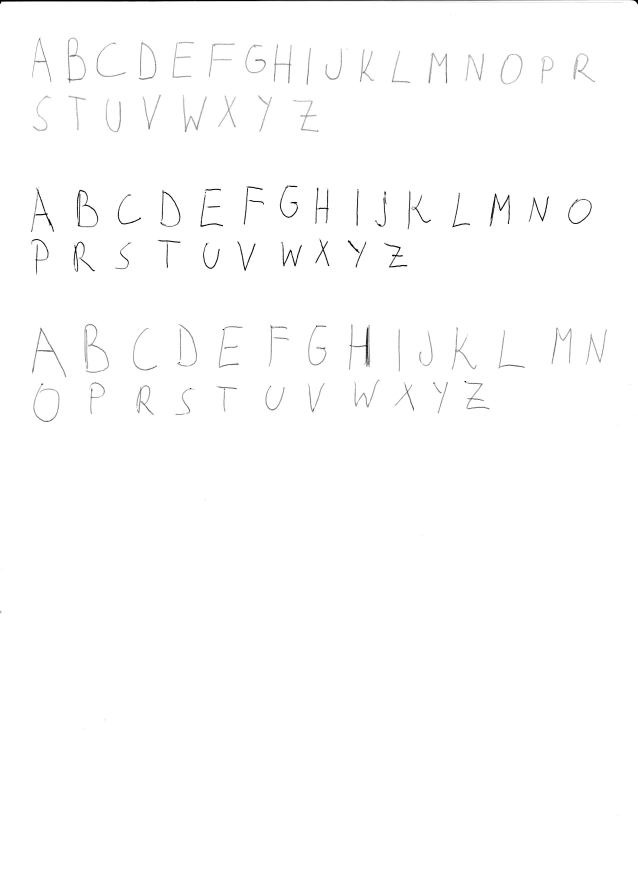
#> input picture letter-classifier-approach/test-pictures/scan0005.png, 2550 x 3507 px (shown at 1/4 size)
$ python character-segmentation.py   (older library calls are emulated)
#> lines starting #> are read from the running program, lines starting #| are printed output that depends on the picture; after the words box and inside, x2 and y2 are one past the last pixel; in counts of white or black regions, pixels touching at a corner belong together; long printed decimals are rounded
import cv2
import numpy as np
import matplotlib.pyplot as plt
import os

#https://github.com/dishank-b/Character_Segmentation

#------------------Functions------------------#

def showimages():
	cv2.namedWindow('Source Image', cv2.WINDOW_AUTOSIZE)
	cv2.namedWindow('Threshold Image', cv2.WINDOW_AUTOSIZE)
	cv2.namedWindow('Binary Image', cv2.WINDOW_AUTOSIZE)
	# cv2.namedWindow('Contour Image', cv2.WINDOW_NORMAL)
	# cv2.namedWindow('noise_remove Image', cv2.WINDOW_NORMAL)

	cv2.imshow("Source Image", src_img)
	cv2.imshow("Binary Image", bin_img)
	cv2.imshow("Threshold Image", final_thr)
	# cv2.imshow("Contour Image", final_contr)
	# cv2.imshow('noise_remove Image', noise_remove)

	# plt.show()


def closewindows():
	k = cv2.waitKey(0)
	if k & 0xFF == ord('s'):
		comment = input("Comment:-\n ")
		cv2.imwrite('./character-segmentation-results/'+comment+'_thres'+'.jpg',final_thr)
		cv2.imwrite('./character-segmentation-results/'+comment+'_src'+'.jpg',src_img)
		cv2.imwrite('./character-segmentation-results/'+comment+'_contr'+'.jpg',final_contr)
		print("Completed")
	elif k & 0xFF == int(27):
		cv2.destroyAllWindows()
	else:
		closewindows()

def line_array(array):
	list_x_upper = []
	list_x_lower = []
	for y in range(5, len(array)-5):
		s_a, s_p = strtline(y, array)
		e_a, e_p = endline(y, array)
		if s_a>=7 and s_p>=5:
			list_x_upper.append(y)
			# bin_img[y][:] = 255
		if e_a>=5 and e_p>=7:
			list_x_lower.append(y)
			# bin_img[y][:] = 255
	return list_x_upper, list_x_lower

def strtline(y, array):
	count_ahead = 0
	count_prev = 0
	for i in array[y:y+10]:
		if i > 3:
			count_ahead+= 1
	for i in array[y-10:y]:
		if i==0:
			count_prev += 1
	return count_ahead, count_prev

def endline(y, array):
	count_ahead = 0
	count_prev = 0
	for i in array[y:y+10]:
		if i==0:
			count_ahead+= 1
	for i in array[y-10:y]:
		if i >3:
			count_prev += 1
	return count_ahead, count_prev

def endline_word(y, array, a):
	count_ahead = 0
	count_prev = 0
	for i in array[y:y+2*a]:
		if i < 2:
			count_ahead+= 1
	for i in array[y-a:y]:
		if i > 2:
			count_prev += 1
	return count_prev ,count_ahead

def end_line_array(array, a):
	list_endlines = []
	for y in range(len(array)):
		e_p, e_a = endline_word(y, array, a)
		# print(e_p, e_a)
		if e_a >= int(1.5*a) and e_p >= int(0.7*a):
			list_endlines.append(y)
	return list_endlines

def refine_endword(array):
	refine_list = []
	for y in range(len(array)-1):
		if array[y]+1 < array[y+1]:
			refine_list.append(array[y])
	#modify
	if len(array) > 0:
		refine_list.append(array[-1])
	return refine_list


def refine_array(array_upper, array_lower):
	upperlines = []
	lowerlines = []
	for y in range(len(array_upper)-1):
		if array_upper[y] + 5 < array_upper[y+1]:
			upperlines.append(array_upper[y]-10)
	for y in range(len(array_lower)-1):
		if array_lower[y] + 5 < array_lower[y+1]:
			lowerlines.append(array_lower[y]+10)

	upperlines.append(array_upper[-1]-10)
	lowerlines.append(array_lower[-1]+10)

	return upperlines, lowerlines

def letter_width(contours):
	letter_width_sum = 0
	count = 0
	for cnt in contours:
		if cv2.contourArea(cnt) > 20:
			x,y,w,h = cv2.boundingRect(cnt)
			letter_width_sum += w
			count += 1

	return letter_width_sum/count


def end_wrd_dtct(lines, i, bin_img, mean_lttr_width):
	count_y = np.zeros(shape = width)
	for x in range(width):
		for y in range(lines[i][0],lines[i][1]):
			if bin_img[y][x] == 255:
				count_y[x] += 1
	end_lines = end_line_array(count_y, int(mean_lttr_width))
	# print(end_lines)
	endlines = refine_endword(end_lines)
	for x in endlines:
		final_thr[lines[i][0]:lines[i][1], x] = 255
	return endlines

def letter_seg(lines_img, x_lines, i):
	copy_img = lines_img[i].copy()
	x_linescopy = x_lines[i].copy()

	letter_img = []
	letter_k = []

	#chalu_img, contours, hierarchy = cv2.findContours(copy_img,cv2.RETR_EXTERNAL,cv2.CHAIN_APPROX_SIMPLE)
	contours, hierarchy = cv2.findContours(copy_img,cv2.RETR_EXTERNAL,cv2.CHAIN_APPROX_SIMPLE)
	for cnt in contours:
		if cv2.contourArea(cnt) > 80: #modify size
			x,y,w,h = cv2.boundingRect(cnt)
			# letter_img.append(lines_img[i][y:y+h, x:x+w])
			letter_k.append((x,y,w,h))

	letter = sorted(letter_k, key=lambda student: student[0])
	# print(letter)

	word = 1
	letter_index = 0
	for e in range(len(letter)):
		if(letter[e][0]<x_linescopy[0]):
			letter_index += 1
			letter_img_tmp = lines_img[i][letter[e][1]-5:letter[e][1]+letter[e][3]+5,letter[e][0]-5:letter[e][0]+letter[e][2]+5]
			letter_img = cv2.resize(letter_img_tmp, dsize =(28, 28), interpolation = cv2.INTER_AREA)
			cv2.imwrite('./character-segmentation-results/'+str(i+1)+'_'+str(word)+'_'+str(letter_index)+'.png', letter_img) #255-letter_img for inverting
		else:
			x_linescopy.pop(0)
			word += 1
			letter_index = 1
			letter_img_tmp = lines_img[i][letter[e][1]-5:letter[e][1]+letter[e][3]+5,letter[e][0]-5:letter[e][0]+letter[e][2]+5]
			letter_img = cv2.resize(letter_img_tmp, dsize =(28, 28), interpolation = cv2.INTER_AREA)
			cv2.imwrite('./character-segmentation-results/'+str(i+1)+'_'+str(word)+'_'+str(letter_index)+'.png', letter_img)
			# print(letter[e][0],x_linescopy[0], word)


#------------------/Functions-----------------#


#-------------Thresholding Image--------------#


print("\n........Program Initiated.......\n")
src_img= cv2.imread('./test-pictures/scan0005.png', 1)
#> src_img is the input picture: shape (3507, 2550, 3); min 0, max 255, mean 253.3
copy = src_img.copy()
height = src_img.shape[0]
width = src_img.shape[1]


print("\n Resizing Image........")
src_img = cv2.resize(copy, dsize =(1320, int(1320*height/width)), interpolation = cv2.INTER_AREA)
#> src_img: shape (1815, 1320, 3)

height = src_img.shape[0]
width = src_img.shape[1]

print("#---------Image Info:--------#")
print("\tHeight =",height,"\n\tWidth =",width)
#| 	Height = 1815
#| 	Width = 1320
print("#----------------------------#")

grey_img = cv2.cvtColor(src_img, cv2.COLOR_BGR2GRAY)

print("Applying Adaptive Threshold with kernel :- 21 X 21")
bin_img = cv2.adaptiveThreshold(grey_img,255,cv2.ADAPTIVE_THRESH_MEAN_C,cv2.THRESH_BINARY_INV,21,20)
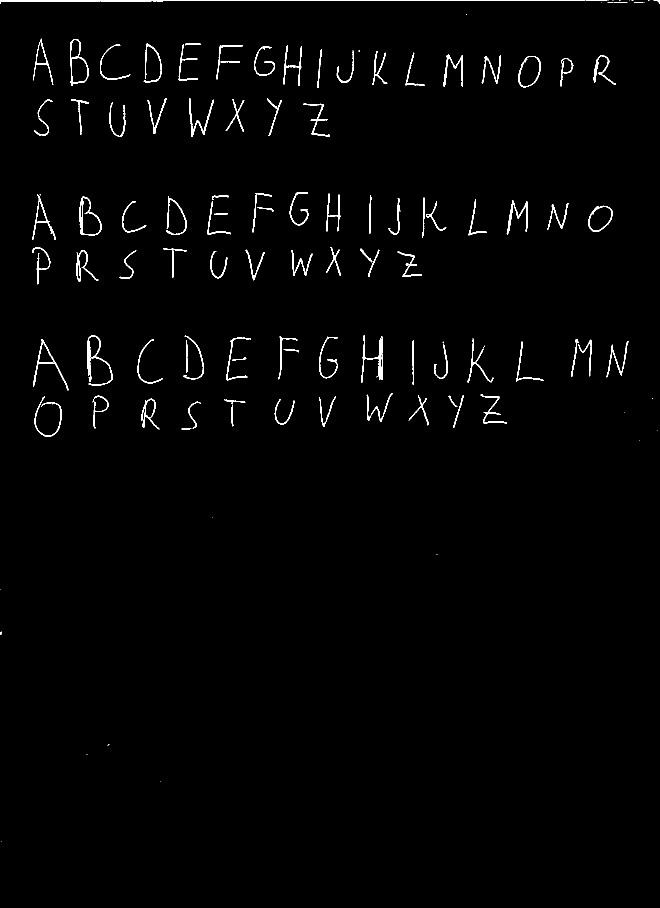
#> bin_img: shape (1815, 1320) (shown at 1/2 size); 1.3% white in thin lines or dots
bin_img1 = bin_img.copy()
bin_img2 = bin_img.copy()

kernel = cv2.getStructuringElement(cv2.MORPH_ELLIPSE,(3,3))
kernel1 = np.array([[1,0,1],[0,1,0],[1,0,1]], dtype = np.uint8)
# final_thr = cv2.morphologyEx(bin_img, cv2.MORPH_OPEN, kernel)
# final_thr = cv2.dilate(bin_img,kernel1,iterations = 1)
print("Noise Removal From Image.........")
final_thr = cv2.morphologyEx(bin_img, cv2.MORPH_CLOSE, kernel)
#> final_thr: shape (1815, 1320); 1.4% white; 127 white regions (35 under 20 px), largest, box (x1, y1, x2, y2) and area: (0, 0, 1170, 8) 2184, (722, 670, 766, 766) 965, (175, 671, 226, 772) 905
contr_retrival = final_thr.copy()

#-------------/Thresholding Image-------------#


#-------------Line Detection------------------#
print("Beginning Character Semenation..............")
count_x = np.zeros(shape= (height))
for y in range(height):
	for x in range(width):
		if bin_img[y][x] == 255 :
			count_x[y] = count_x[y]+1
	# [5 lines of commented-out code are left out]

upper_lines, lower_lines = line_array(count_x)

upperlines, lowerlines = refine_array(upper_lines, lower_lines)

# print(upperlines, lowerlines)
if len(upperlines)==len(lowerlines):
	lines = []
	for y in upperlines:
		final_thr[y][:] = 255
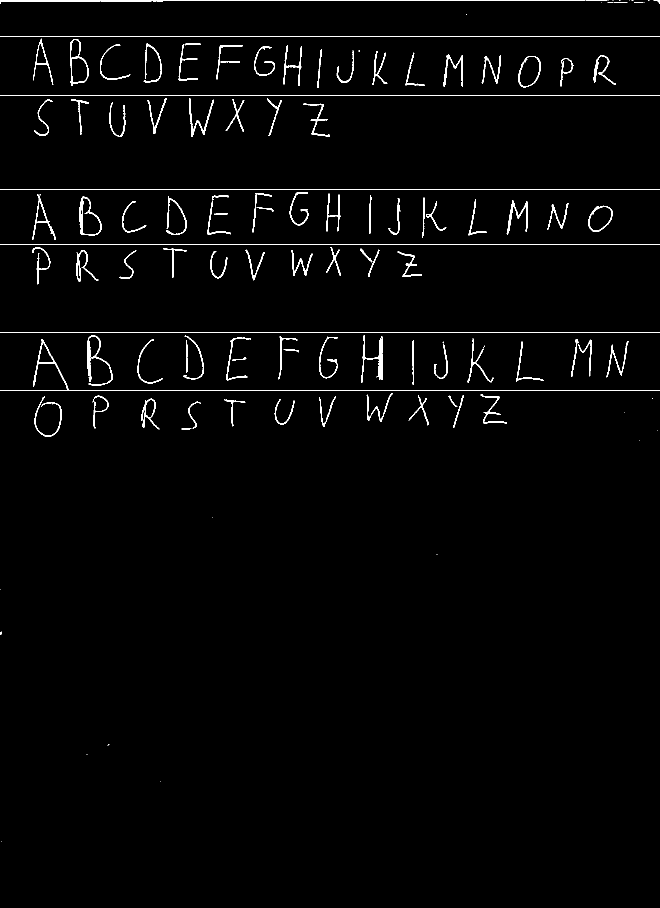
#> final_thr: shape (1815, 1320) (shown at 1/2 size); 1.7% white in thin lines or dots
	for y in lowerlines:
		final_thr[y][:] = 255
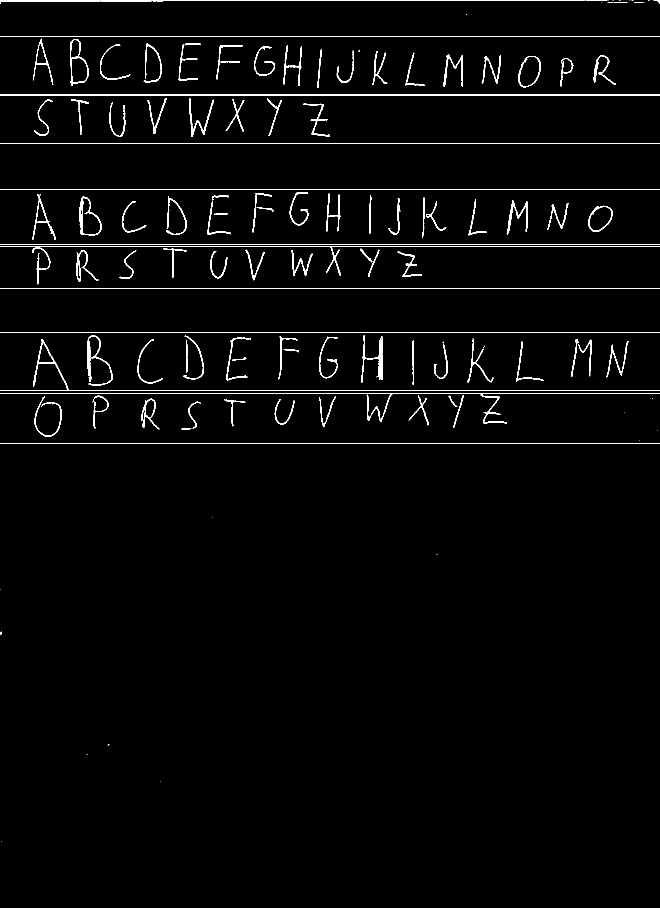
#> final_thr: shape (1815, 1320) (shown at 1/2 size); 2% white in thin lines or dots
	for y in range(len(upperlines)):
		lines.append((upperlines[y], lowerlines[y]))

else:
	print("Too much noise in image, unable to process.\nPlease try with another image. Ctrl-C to exit:- ")
	showimages()
	k = cv2.waitKey(0)
	while 1:
		k = cv2.waitKey(0)
		if k & 0xFF == ord('q'):
			cv2.destroyAllWindows()
			exit()

lines = np.array(lines)

no_of_lines = len(lines)

print("\nGiven Text has   # ",no_of_lines, " #   no. of lines")
#| Given Text has   #  6  #   no. of lines

lines_img = []

for i in range(no_of_lines):
	lines_img.append(bin_img2[lines[i][0]:lines[i][1], :])
#> after the loop, lines_img = 6 items

#-------------/Line Detection-----------------#


#-------------Letter Width Calculation--------#

#contr_img, contours, hierarchy = cv2.findContours(contr_retrival,cv2.RETR_EXTERNAL,cv2.CHAIN_APPROX_SIMPLE)
contours, hierarchy = cv2.findContours(contr_retrival,cv2.RETR_EXTERNAL,cv2.CHAIN_APPROX_SIMPLE)
#> contours = 127 contours, 38 with area under 20; largest, box (x1, y1, x2, y2) and area: (140, 78, 178, 172) 2272, (159, 393, 204, 471) 2262, (1036, 112, 1082, 175) 2076, (1176, 411, 1226, 464) 1811, (175, 671, 226, 772) 1326
final_contr = np.zeros((final_thr.shape[0],final_thr.shape[1],3), dtype = np.uint8)
cv2.drawContours(src_img, contours, -1, (0,255,0), 1)
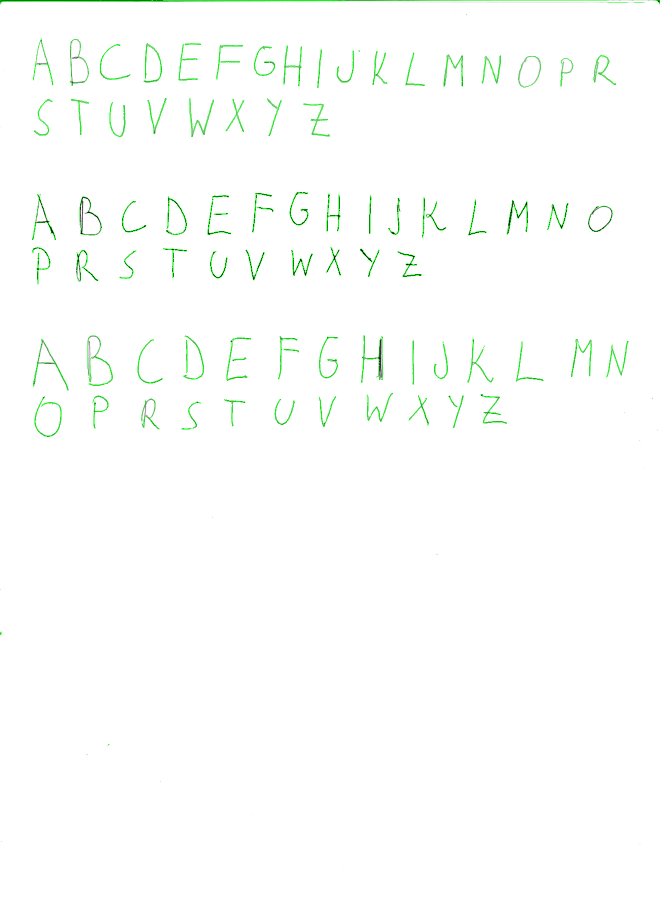
#> src_img: shape (1815, 1320, 3) (shown at 1/2 size); mean B, G, R 251.9, 254.2, 251.9

mean_lttr_width = letter_width(contours)
#> the loop in letter_width, `for cnt in contours:` made 127 passes
#> (x, y, w, h, letter_width_sum) on passes 11, 14, 15, 16, 17, 19, 20: (363, 856, 20, 3, 20), (376, 803, 26, 54, 46), (549, 798, 41, 52, 87), (448, 798, 43, 55, 130), (282, 797, 37, 62, 167), (638, 793, 34, 61, 201), (69, 793, 54, 81, 255)
print("\nAverage Width of Each Letter:- ", mean_lttr_width)
#| Average Width of Each Letter:-  49.955

#-------------/Letter Width Calculation-------#

#--------------Word Detection-----------------#
x_lines = []

for i in range(len(lines_img)):
	x_lines.append(end_wrd_dtct(lines, i, bin_img, mean_lttr_width))
#> this loop made 6 passes

for i in range(len(x_lines)):
	x_lines[i].append(width)

print(x_lines)
#| [[1247, 1320], [674, 1320], [1240, 1320], [857, 1320], [775, 1320], [1026, 1320]]
#-------------/Word Detection-----------------#

#-------------Letter Segmentation-------------#

for i in range(len(lines)):
	letter_seg(lines_img, x_lines, i)
#> this loop made 6 passes
#> pass 1, in letter_seg, `cv2.imwrite('./character-segmentation-results/'+str(i+1)+'_'+str(word)..`:
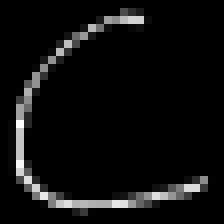
#> saved as 1_1_3.png: shape (28, 28) (shown 8 times larger); min 0, max 253, mean 14.4


#------------\Letter Segmentation-------------#


#-------------Character segmenting------------#

chr_img = bin_img1.copy()

#contr_img, contours, hierarchy = cv2.findContours(chr_img,cv2.RETR_EXTERNAL,cv2.CHAIN_APPROX_SIMPLE)
contours, hierarchy = cv2.findContours(chr_img,cv2.RETR_EXTERNAL,cv2.CHAIN_APPROX_SIMPLE)
# print(len(contours))
# final_contr = np.zeros((final_thr.shape[0],final_thr.shape[1],3), dtype = np.uint8)
# cv2.drawContours(src_img, contours, -1, (0,255,0), 1)

for cnt in contours:
	if cv2.contourArea(cnt) > 20:
		x,y,w,h = cv2.boundingRect(cnt)
		cv2.rectangle(src_img,(x,y),(x+w,y+h),(0,255,0),2)
#> this loop made 132 passes
#> cnt on passes 1, 2, 3, 6, 7, 8, 9, 10: [[2, 1682]], [[320, 1563]], [[173, 1509], [174, 1509]], [[0, 1179]], [[873, 1108], [874, 1108]], [[425, 1034]], [[1279, 881]], [[1314, 860]]
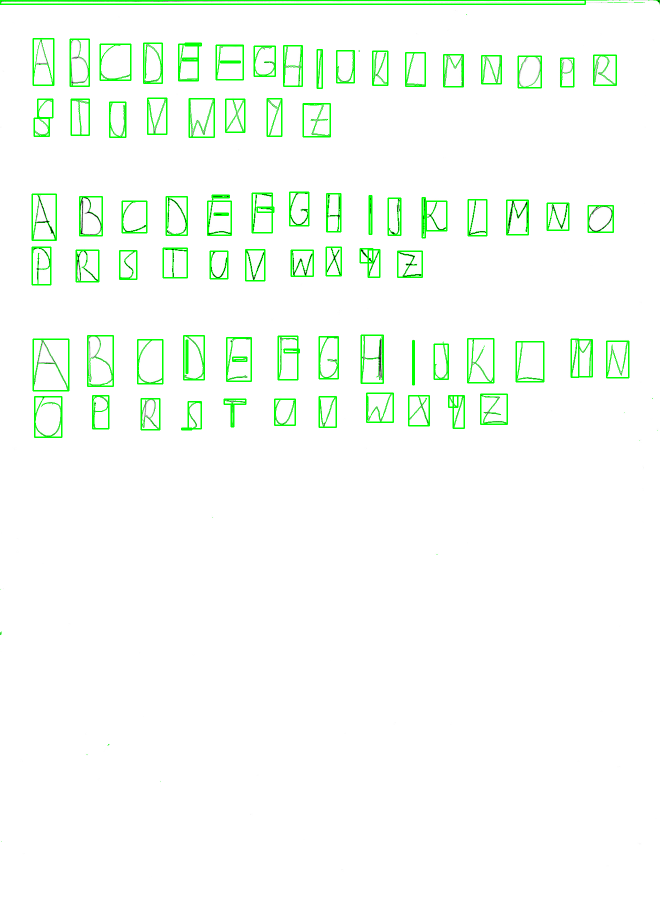
#> src_img: shape (1815, 1320, 3) (shown at 1/2 size); 2.25% of pixels changed, all inside (x1, y1, x2, y2) = (0, 0, 1259, 876)


#-------------/Character segmenting-----------#


#-------------Displaying Image----------------#

showimages()
#> in showimages, `cv2.imshow("Threshold Image", final_thr)`:
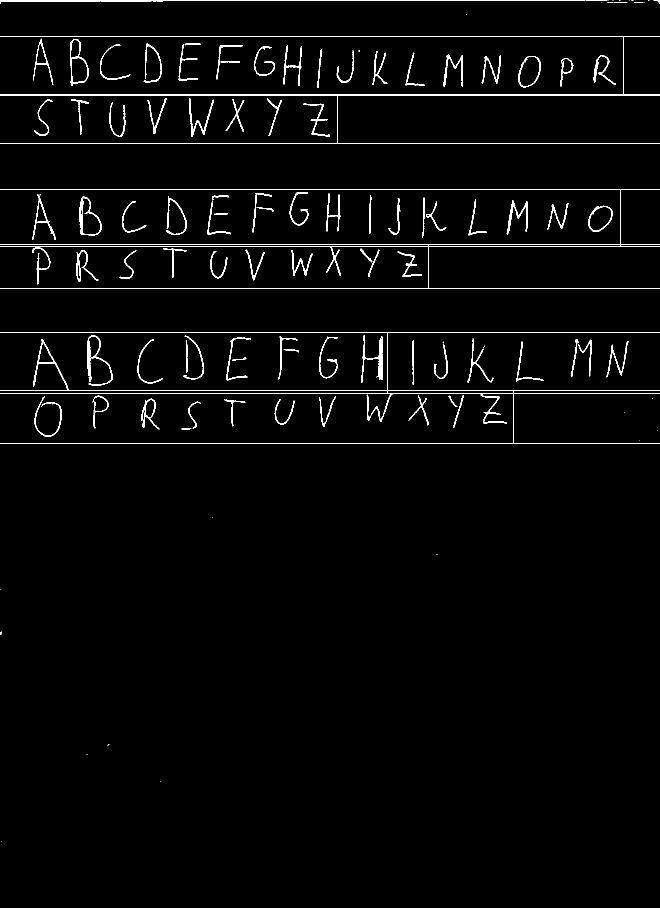
#> window 'Threshold Image': shape (1815, 1320) (shown at 1/2 size); 2% white in thin lines or dots

#-------------/Displaying Image---------------#


#-------------Closing Windows-----------------#

closewindows()
#> (key q is pressed here)
#> (key Esc is pressed here)
